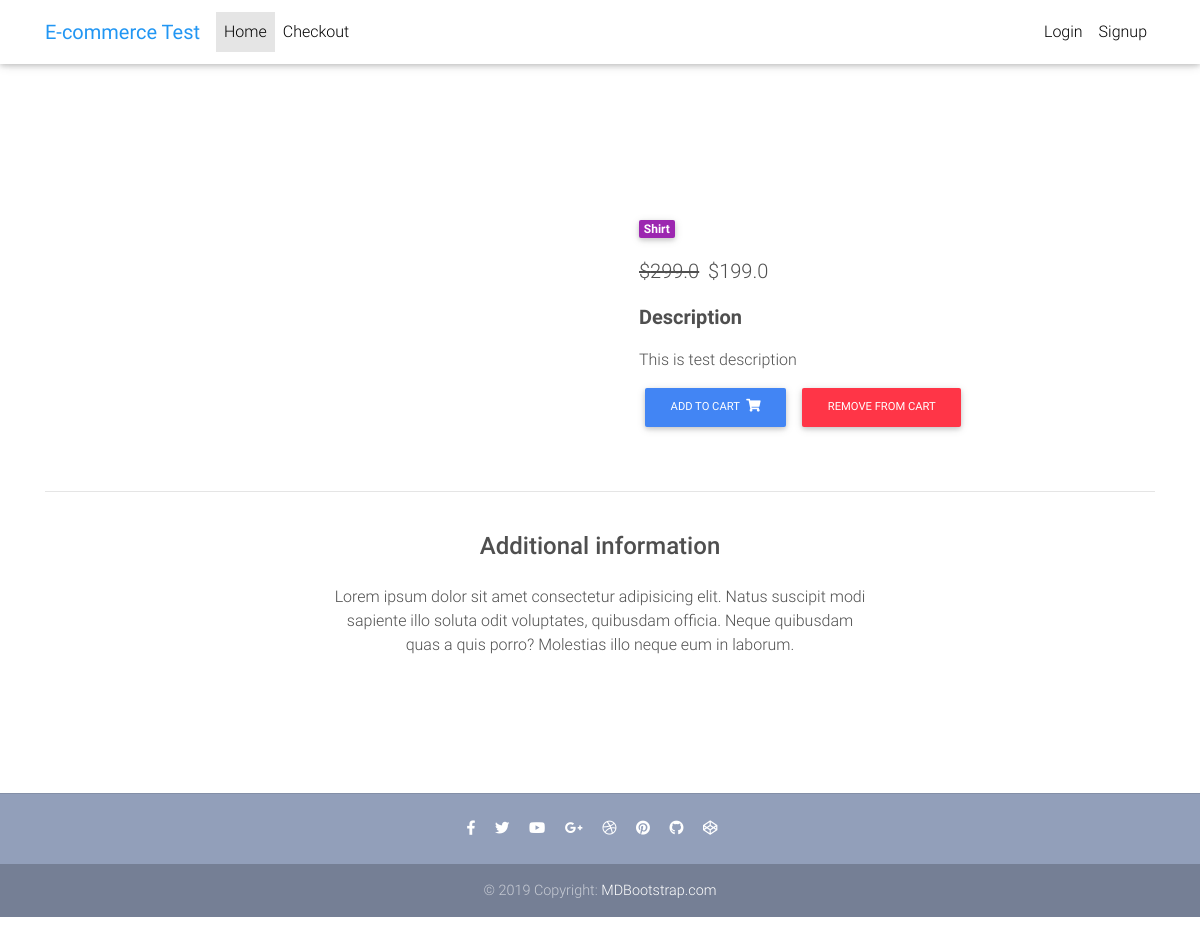
The app's page /product/test-product-1/ with its own data.
### store/models.py (models this page shows, shortened)
class Item(models.Model):
    title = models.CharField(max_length=100, verbose_name='Наименование')
    price = models.FloatField(verbose_name='Цена')
    discount_price = models.FloatField(
        blank=True, null=True, verbose_name='Цена со скидкой')
    category = models.CharField(
        choices=CATEGORY_CHOICES, max_length=2, verbose_name='Категория')
    label = models.CharField(choices=LABEL_CHOICES,
                             max_length=1, verbose_name='Лейба')
    slug = models.SlugField(verbose_name='Слаг')
    description = models.TextField(verbose_name='Описание')
    image = models.ImageField()
    class Meta:
        verbose_name = 'Товар'
        verbose_name_plural = 'Товары'
    def get_add_to_cart_url(self):
        return reverse("store:add-to-cart", kwargs={
            'slug': self.slug
        })
    def get_remove_from_cart_url(self):
        return reverse("store:remove-from-cart", kwargs={
            'slug': self.slug
        })

### store/views.py (the view)
# urls.py: path('product/<slug>/', ItemDetailView.as_view(), name='product'),
class ItemDetailView(DetailView):
    model = Item
    template_name = "store/product.html"

### store/templates/store/product.html (shortened to what this page needs)
{% extends "store/base.html" %} {% block content %}
<main class="mt-5 pt-4">
  <div class="container dark-grey-text mt-5">
    <div class="row wow fadeIn">
      <div class="col-md-6 mb-4">
      </div>
      <div class="col-md-6 mb-4">
        <div class="p-4">
          <div class="mb-3">
            <a href="">
              <span class="badge purple mr-1"
                >{{ object.get_category_display }}</span
              >
            </a>
          </div>
          <p class="lead">
            {% if object.discount_price %}
            <span class="mr-1">
              <del>${{ object.price }}</del>
            </span>
            <span>${{ object.discount_price }}</span>
            {% else %}
            <span>${{ object.price }}</span>
            {% endif %}
          </p>
          <p class="lead font-weight-bold">Description</p>
          <p>{{ object.description }}</p>
          <a
            href="{{ object.get_add_to_cart_url }}"
            class="btn btn-primary btn-md my-0 p"
          >
            Add to cart
            <i class="fas fa-shopping-cart ml-1"></i>
          </a>
          <a
            href="{{ object.get_remove_from_cart_url }}"
            class="btn btn-danger btn-md my-0 p"
          >
            Remove from cart
          </a>
        </div>
      </div>
    </div>
    <hr />
    <div class="row d-flex justify-content-center wow fadeIn">
      <div class="col-md-6 text-center">
        <h4 class="my-4 h4">Additional information</h4>
        <p>
          Lorem ipsum dolor sit amet consectetur adipisicing elit. Natus
          suscipit modi sapiente illo soluta odit voluptates, quibusdam officia.
          Neque quibusdam quas a quis porro? Molestias illo neque eum in
          laborum.
        </p>
      </div>
    </div>
    <div class="row wow fadeIn">
      <div class="col-lg-4 col-md-12 mb-4">
      </div>
      <div class="col-lg-4 col-md-6 mb-4">
      </div>
      <div class="col-lg-4 col-md-6 mb-4">
      </div>
    </div>
  </div>
</main>
{% endblock content %}

### store/templates/store/base.html (style rules this page uses)
html, body, header, .carousel { height: 60vh; }

### records on screen
Item: category "Shirt", price "299.0", discount_price "199.0", description "This is test description"
